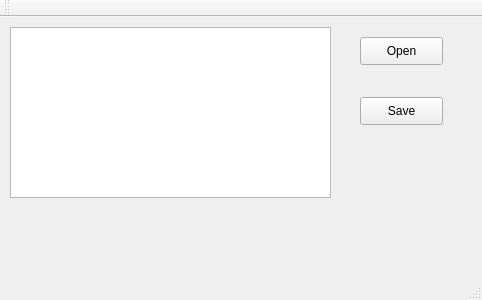
<?xml version="1.0" encoding="UTF-8"?>
<ui version="4.0">
 <class>MainWindow</class>
 <widget class="QMainWindow" name="MainWindow">
  <property name="geometry">
   <rect>
    <x>0</x>
    <y>0</y>
    <width>482</width>
    <height>300</height>
   </rect>
  </property>
  <property name="windowTitle">
   <string>MainWindow</string>
  </property>
  <widget class="QWidget" name="centralWidget">
   <widget class="QTextEdit" name="textEdit">
    <property name="geometry">
     <rect>
      <x>10</x>
      <y>10</y>
      <width>321</width>
      <height>171</height>
     </rect>
    </property>
   </widget>
   <widget class="QPushButton" name="pushButton">
    <property name="geometry">
     <rect>
      <x>360</x>
      <y>20</y>
      <width>83</width>
      <height>28</height>
     </rect>
    </property>
    <property name="text">
     <string>Open</string>
    </property>
   </widget>
   <widget class="QPushButton" name="pushButton_2">
    <property name="geometry">
     <rect>
      <x>360</x>
      <y>80</y>
      <width>83</width>
      <height>28</height>
     </rect>
    </property>
    <property name="text">
     <string>Save</string>
    </property>
   </widget>
  </widget>
  <widget class="QMenuBar" name="menuBar">
   <property name="geometry">
    <rect>
     <x>0</x>
     <y>0</y>
     <width>482</width>
     <height>25</height>
    </rect>
   </property>
  </widget>
  <widget class="QToolBar" name="mainToolBar">
   <attribute name="toolBarArea">
    <enum>TopToolBarArea</enum>
   </attribute>
   <attribute name="toolBarBreak">
    <bool>false</bool>
   </attribute>
  </widget>
  <widget class="QStatusBar" name="statusBar"/>
  <action name="actionOpen">
   <property name="text">
    <string>Open</string>
   </property>
  </action>
 </widget>
 <layoutdefault spacing="6" margin="11"/>
 <resources/>
 <connections/>
</ui>
